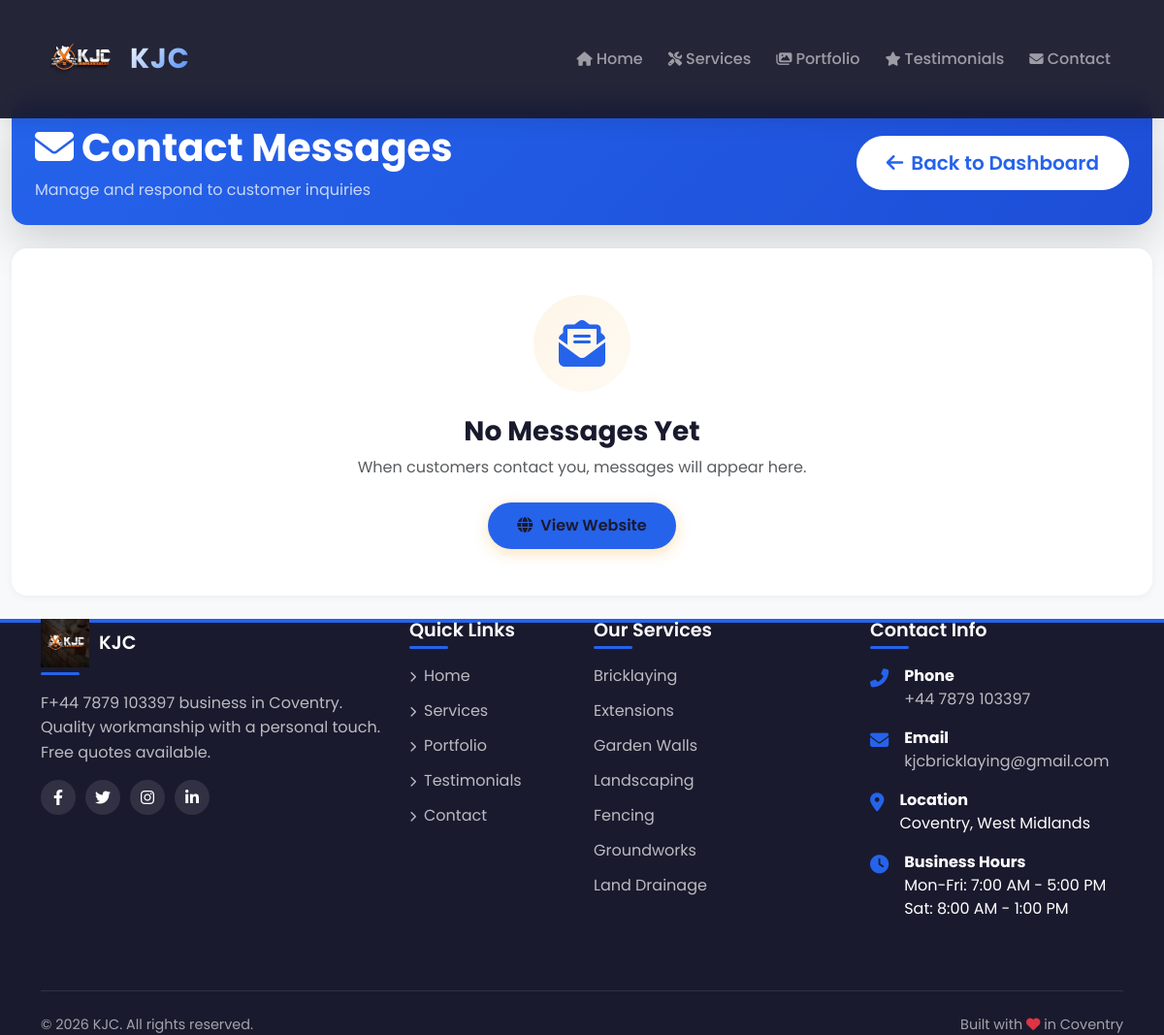
The page /admin/messages (signed in) on the database as committed earlier.
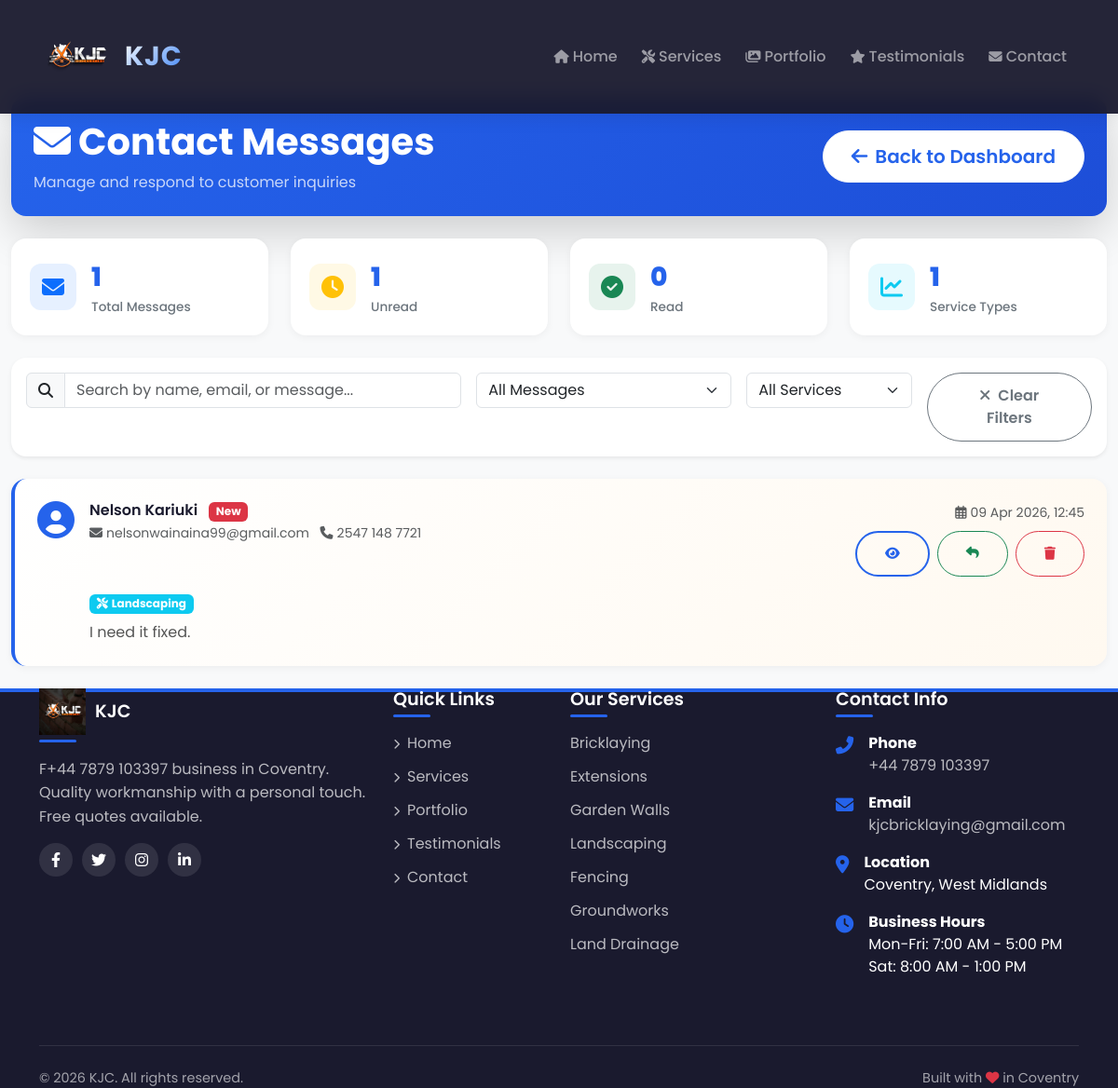
The same page on the database as committed later.
### database.py (models this page shows, shortened)
class ContactMessage(db.Model):
    id = db.Column(db.Integer, primary_key=True)
    name = db.Column(db.String(100), nullable=False)
    email = db.Column(db.String(120), nullable=False)
    phone = db.Column(db.String(20))
    service_type = db.Column(db.String(100))
    message = db.Column(db.Text, nullable=False)
    date = db.Column(db.DateTime, default=datetime.utcnow)
    read = db.Column(db.Boolean, default=False)
    responded = db.Column(db.Boolean, default=False)
    responded_at = db.Column(db.DateTime)
    notes = db.Column(db.Text)
    ip_address = db.Column(db.String(45))
    user_agent = db.Column(db.String(200))

### app.py (the view)
@app.route('/admin/messages')
@login_required
def view_messages():
    messages = ContactMessage.query.order_by(ContactMessage.date.desc()).all()
    for msg in messages:
        if not msg.read:
            msg.read = True
    db.session.commit()
    return render_template('admin/messages.html', messages=messages, now=datetime.now())

### app.py (called while the page is built)
@login_manager.user_loader
def load_user(user_id):
    return User.query.get(int(user_id))

@app.context_processor
def inject_now():
    return {
        'now': datetime.now(),
        'site_title': SiteSettings.get('site_title', 'KJC'),
        'site_phone': SiteSettings.get('phone', '+44 7879 103397'),
        'site_email': SiteSettings.get('email', 'kjcbricklaying@gmail.com'),
        'site_address': SiteSettings.get('address', 'Coventry, West Midlands'),
        'whatsapp_number': SiteSettings.get('whatsapp', '+44 7879 103397'),
        'facebook_url': SiteSettings.get('facebook', '#'),
        'twitter_url': SiteSettings.get('twitter', '#'),
        'instagram_url': SiteSettings.get('instagram', '#'),
        'linkedin_url': SiteSettings.get('linkedin', '#')
    }

### database.py (called while the page is built)
    @staticmethod
    def get(key, default=None):
        setting = SiteSettings.query.filter_by(key=key).first()
        return setting.value if setting else default

### templates/admin/messages.html (shortened to what the changed rows need)
{% extends "base.html" %} {% block content %}
<div class="container-fluid py-4">
  <div class="row mb-4">
    <div class="col-12">
      <div
        class="page-header-modern bg-gradient-primary text-white p-4 rounded-4 shadow-lg"
      >
        <div
          class="d-flex justify-content-between align-items-center flex-wrap gap-3"
        >
          <div>
            <h1 class="display-6 fw-bold mb-2">
              <i class="fas fa-envelope me-2"></i>Contact Messages
            </h1>
          </div>
        </div>
      </div>
    </div>
  </div>
  {% if messages and messages|length > 0 %}
  <div class="row g-4 mb-4">
    <div class="col-md-3">
      <div class="stat-card-mini">
        <div class="stat-icon bg-primary bg-opacity-10">
          <i class="fas fa-envelope text-primary"></i>
        </div>
        <div class="stat-info">
          <h3 class="stat-number">{{ messages|length }}</h3>
          <p class="stat-label">Total Messages</p>
        </div>
      </div>
    </div>
    <div class="col-md-3">
      <div class="stat-card-mini">
        <div class="stat-icon bg-warning bg-opacity-10">
          <i class="fas fa-clock text-warning"></i>
        </div>
        <div class="stat-info">
          <h3 class="stat-number">
            {{ messages|selectattr('read', 'equalto', false)|list|length }}
          </h3>
          <p class="stat-label">Unread</p>
        </div>
      </div>
    </div>
    <div class="col-md-3">
      <div class="stat-card-mini">
        <div class="stat-icon bg-success bg-opacity-10">
          <i class="fas fa-check-circle text-success"></i>
        </div>
        <div class="stat-info">
          <h3 class="stat-number">
            {{ messages|selectattr('read', 'equalto', true)|list|length }}
          </h3>
          <p class="stat-label">Read</p>
        </div>
      </div>
    </div>
    <div class="col-md-3">
      <div class="stat-card-mini">
        <div class="stat-icon bg-info bg-opacity-10">
          <i class="fas fa-chart-line text-info"></i>
        </div>
        <div class="stat-info">
          <h3 class="stat-number">
            {{ messages|map(attribute='service_type')|select('!=',
            '')|unique|list|length }}
          </h3>
          <p class="stat-label">Service Types</p>
        </div>
      </div>
    </div>
  </div>
  <div class="row mb-4">
    <div class="col-12">
      <div class="filter-card p-3 rounded-4 shadow-sm bg-white">
        <div class="row g-3">
          <div class="col-md-5">
            <div class="input-group">
              <span class="input-group-text bg-light">
                <i class="fas fa-search"></i>
              </span>
              <input
                type="text"
                class="form-control"
                id="searchMessages"
                placeholder="Search by name, email, or message..."
              />
            </div>
          </div>
          <div class="col-md-3">
            <select class="form-select" id="filterStatus">
              <option value="all">All Messages</option>
            </select>
          </div>
          <div class="col-md-2">
            <select class="form-select" id="filterService">
              <option value="all">All Services</option>
              {% set services =
              messages|map(attribute='service_type')|select('!=',
              '')|unique|list %}
            </select>
          </div>
          <div class="col-md-2">
            <button class="btn btn-outline-secondary w-100" id="clearFilters">
              <i class="fas fa-times me-2"></i>Clear Filters
            </button>
          </div>
        </div>
      </div>
    </div>
  </div>
  <div class="row">
    <div class="col-12">
      <div class="messages-container">
        {% for message in messages %}
        <div
          class="message-card {% if not message.read %}unread{% endif %}"
          data-id="{{ message.id }}"
          data-name="{{ message.name|lower }}"
          data-email="{{ message.email|lower }}"
          data-message="{{ message.message|lower }}"
          data-status="{% if message.read %}read{% else %}unread{% endif %}"
          data-service="{{ message.service_type or 'General' }}"
        >
          <div class="message-header">
            <div class="message-sender">
              <div class="sender-avatar">
                <i class="fas fa-user-circle"></i>
              </div>
              <div class="sender-info">
                <h6 class="mb-0">
                  {{ message.name }} {% if not message.read %}
                  <span class="badge bg-danger ms-2">New</span>
                  {% endif %}
                </h6>
                <small class="text-muted">
                  <i class="fas fa-envelope me-1"></i>{{ message.email }} {% if
                  message.phone %}
                  <span class="ms-2"
                    ><i class="fas fa-phone me-1"></i>{{ message.phone }}</span
                  >
                  {% endif %}
                </small>
              </div>
            </div>
            <div class="message-meta">
              <small class="text-muted">
                <i class="far fa-calendar-alt me-1"></i>{{
                message.date.strftime('%d %b %Y, %H:%M') }}
              </small>
              <div class="message-actions">
                <button
                  class="btn btn-sm btn-outline-primary view-message"
                  data-id="{{ message.id }}"
                  data-name="{{ message.name }}"
                  data-email="{{ message.email }}"
                  data-phone="{{ message.phone or 'Not provided' }}"
                  data-service="{{ message.service_type or 'Not specified' }}"
                  data-message="{{ message.message }}"
                  data-date="{{ message.date.strftime('%d %B %Y at %H:%M') }}"
                >
                  <i class="fas fa-eye"></i>
                </button>
                <a
                  href="mailto:{{ message.email }}"
                  class="btn btn-sm btn-outline-success"
                >
                  <i class="fas fa-reply"></i>
                </a>
                <button
                  class="btn btn-sm btn-outline-danger delete-message"
                  data-id="{{ message.id }}"
                  data-name="{{ message.name }}"
                >
                  <i class="fas fa-trash"></i>
                </button>
              </div>
            </div>
          </div>
          <div class="message-body">
            {% if message.service_type %}
            <span class="badge bg-info mb-2">
              <i class="fas fa-tools me-1"></i>{{ message.service_type }}
            </span>
            {% endif %}
            <p class="message-preview mb-0">
              {{ message.message[:150] }}
            </p>
          </div>
        </div>
        {% endfor %}
      </div>
    </div>
  </div>
  {% else %}
  <div class="row">
    <div class="col-12">
      <div class="empty-state-modern text-center py-5">
        <div class="empty-state-icon">
          <i class="fas fa-envelope-open-text"></i>
        </div>
        <h3 class="mt-4 mb-2">No Messages Yet</h3>
        <p class="text-muted mb-4">
          When customers contact you, messages will appear here.
        </p>
        <a href="{{ url_for('index') }}" class="btn btn-primary">
          <i class="fas fa-globe me-2"></i>View Website
        </a>
      </div>
    </div>
  </div>
  {% endif %}
</div>
{% endblock %}

Rows that differ between the two databases and show on the page:
added ContactMessage: name "Nelson Kariuki", read "New", email "nelsonwainaina99@gmail.com", phone "2547 148 7721", date "09 Apr 2026, 12:45", service_type "Landscaping", message "I need it fixed."
Other text that changed with them:
{{ messages|length }}: (not shown) → "1"
{{ messages|selectattr('read', 'equalto', false)|list|length }}: (not shown) → "1"
{{ messages|selectattr('read', 'equalto', true)|list|length }}: (not shown) → "0"
form field value: (not shown) → "All Messages"
form field value: (not shown) → "All Services"
text no longer shown: "No Messages Yet When customers contact you, messages will appear here. View Website"
text now shown: "Total Messages Unread Read 1 Service Types Clear Filters"
